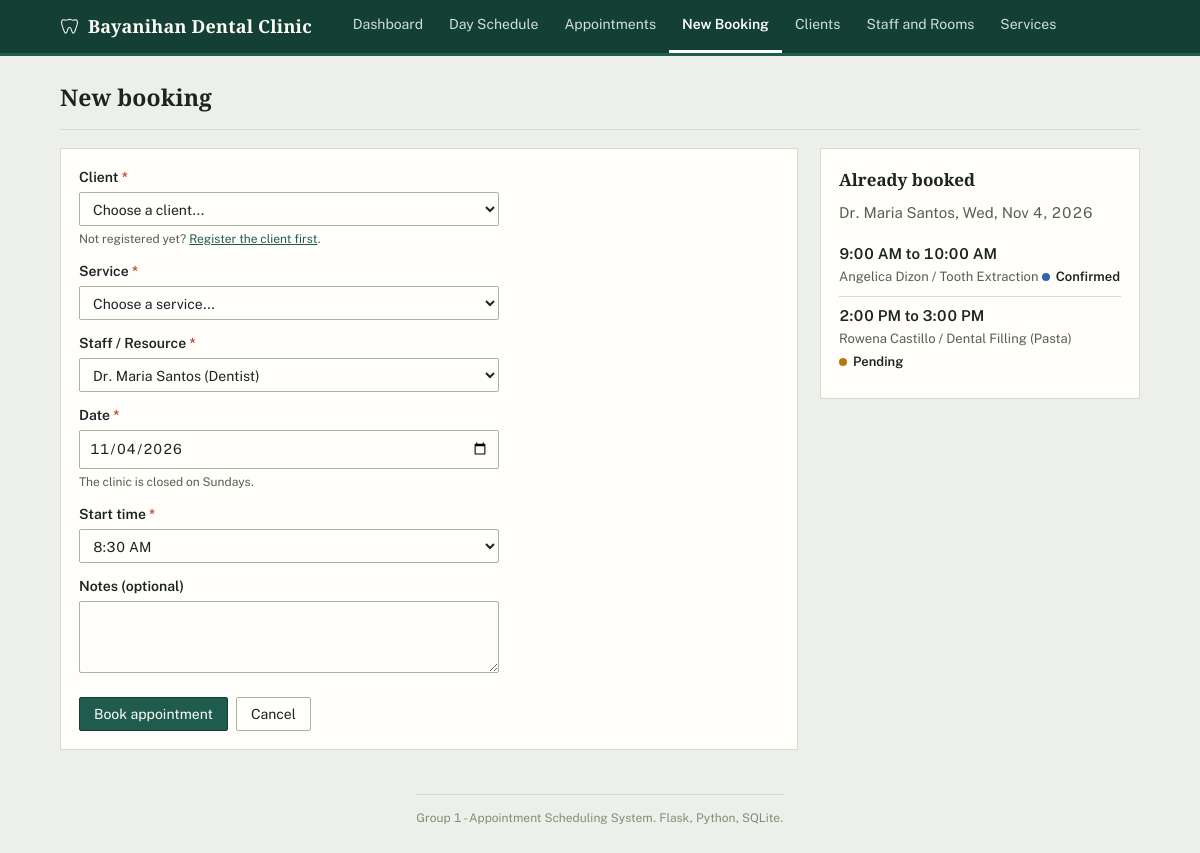
/appointments/new?resource_id=1&appt_date=2026-11-04&start_time=08:30, run on the app's committed database.
### tables this page shows
CREATE TABLE appointments (
    appointment_id INTEGER PRIMARY KEY AUTOINCREMENT,
    client_id      INTEGER NOT NULL REFERENCES clients (client_id) ON DELETE RESTRICT,
    resource_id    INTEGER NOT NULL REFERENCES staff_or_resources (resource_id) ON DELETE RESTRICT,
    service_id     INTEGER NOT NULL REFERENCES services (service_id) ON DELETE RESTRICT,
    appt_date      TEXT NOT NULL
        CHECK (appt_date GLOB '[0-9][0-9][0-9][0-9]-[0-9][0-9]-[0-9][0-9]'),
    start_time     TEXT NOT NULL CHECK (start_time GLOB '[0-2][0-9]:[0-5][0-9]'),
    end_time       TEXT NOT NULL CHECK (end_time GLOB '[0-2][0-9]:[0-5][0-9]'),
    status         TEXT NOT NULL DEFAULT 'Pending'
        CHECK (status IN ('Pending', 'Confirmed', 'Completed', 'Cancelled')),
    notes          TEXT,
    created_at     TEXT NOT NULL DEFAULT (datetime('now', 'localtime')),
    CHECK (end_time > start_time)
);

CREATE TABLE clients (
    client_id  INTEGER PRIMARY KEY AUTOINCREMENT,
    name       TEXT NOT NULL CHECK (length(trim(name)) >= 2),
    contact    TEXT NOT NULL,
    email      TEXT,
    created_at TEXT NOT NULL DEFAULT (datetime('now', 'localtime'))
);

CREATE TABLE services (
    service_id       INTEGER PRIMARY KEY AUTOINCREMENT,
    name             TEXT NOT NULL UNIQUE,
    duration_minutes INTEGER NOT NULL
        CHECK (duration_minutes > 0 AND duration_minutes % 30 = 0)
);

### app.py (the view)
@app.route("/appointments/new", methods=["GET", "POST"])
def appointments_new():
    conn = db.get_db()
    if request.method == "POST":
        data, errors = validators.validate_appointment(request.form)
        if not errors:
            try:
                appointment_id = scheduling.book_appointment(conn, **data)
            except scheduling.ScheduleError as exc:
                errors.append(str(exc))
            except sqlite3.Error:
                app.logger.exception("Failed to book appointment")
                errors.append(DB_ERROR)
            else:
                flash(f"Appointment #{appointment_id} was booked for {fmt_date(data['appt_date'])} "
                      f"at {fmt_time(data['start_time'])}. Status: Pending.", "success")
                return redirect(url_for("appointments_list", date=data["appt_date"]))
        flash_errors(errors)
        form = request.form
    else:
        form = request.args  # galing sa link, halimbawa sa day schedule o sa client page
    heading, slots, note = slots_context(conn, form.get("resource_id"), form.get("appt_date"))
    return render_template(
        "appointment_new.html", form=form, slots=slots, slots_heading=heading, slots_note=note,
        clients=conn.execute("SELECT client_id, name FROM clients ORDER BY name COLLATE NOCASE").fetchall(),
        services=conn.execute(
            "SELECT service_id, name, duration_minutes FROM services ORDER BY name COLLATE NOCASE"
        ).fetchall(),
        resources=conn.execute(
            "SELECT resource_id, name, role FROM staff_or_resources WHERE is_active = 1 "
            "ORDER BY name COLLATE NOCASE"
        ).fetchall(),
        time_slots=config.time_slots(),
    )

### app.py (called while the page is built)
@app.template_global()
def csrf_token():
    if "csrf_token" not in session:
        session["csrf_token"] = secrets.token_hex(16)
    return session["csrf_token"]

@app.before_request
def check_csrf():
    if request.method == "POST":
        sent = request.form.get("csrf_token", "")
        expected = session.get("csrf_token", "")
        if not expected or not secrets.compare_digest(sent, expected):
            abort(400)

def slots_context(conn, resource_id_text, date_text, exclude_id=None):
    resource_id = validators.to_int(resource_id_text)
    appt_date = validators.parse_date(date_text)
    resource = None
    if resource_id is not None:
        resource = conn.execute(
            "SELECT name FROM staff_or_resources WHERE resource_id = ?", (resource_id,)
        ).fetchone()
    if resource is None or appt_date is None:
        return "Pick a staff member and a date to see what is already booked.", [], ""
    rows = scheduling.booked_slots(conn, resource_id, appt_date.isoformat(), exclude_id)
    heading = f"{resource['name']}, {fmt_date(appt_date.isoformat())}"
    note = "" if rows else "Nothing booked yet. All time slots are open."
    return heading, rows, note

### config.py (called while the page is built)
def time_slots():
    slots = []
    current = datetime.strptime(OPEN_TIME, "%H:%M")
    closing = datetime.strptime(CLOSE_TIME, "%H:%M")
    while current < closing:
        slots.append(current.strftime("%H:%M"))
        current += timedelta(minutes=SLOT_MINUTES)
    return slots

### db.py (called while the page is built)
def connect(path):
    conn = sqlite3.connect(path, isolation_level=None, timeout=10)
    conn.row_factory = sqlite3.Row  # para pwedeng row["name"] imbes na row[1]
    conn.execute("PRAGMA foreign_keys = ON")
    return conn

def get_db():
    if "db" not in g:
        g.db = connect(current_app.config["DATABASE"])
    return g.db

### formatting.py (called while the page is built)
def fmt_date(value):
    if not value:
        return ""
    if isinstance(value, str):
        try:
            value = datetime.strptime(value, "%Y-%m-%d").date()
        except ValueError:
            return value  # kung hindi valid, ibalik na lang kung ano yung pumasok
    return f"{value.strftime('%a, %b')} {value.day}, {value.year}"

def fmt_time(value):
    if not value:
        return ""
    try:
        parsed = datetime.strptime(value, "%H:%M")
    except ValueError:
        return value
    return parsed.strftime("%I:%M %p").lstrip("0")

### validators.py (called while the page is built)
def to_int(value):
    try:
        return int(str(value).strip())
    except (TypeError, ValueError):
        return None

### templates/appointment_new.html (shortened to what this page needs)
{% extends "base.html" %}
{% block content %}
<div class="page-head">
  <h1>New booking</h1>
</div>
<div class="two-col">
  <div class="panel">
    <form method="post" novalidate>
      <div class="field">
        <label for="client_id">Client <span class="req">*</span></label>
        <select id="client_id" name="client_id">
          <option value="">Choose a client...</option>
        </select>
        <div class="hint">Not registered yet? <a href="{{ url_for('clients_new', then='book') }}">Register the client first</a>.</div>
      </div>
      <div class="field">
        <label for="service_id">Service <span class="req">*</span></label>
        <select id="service_id" name="service_id">
          <option value="">Choose a service...</option>
        </select>
      </div>
      <div class="field">
        <label for="resource_id">Staff / Resource <span class="req">*</span></label>
        <select id="resource_id" name="resource_id">
          {% for r in resources %}
            <option value="{{ r.resource_id }}"{% if form.get('resource_id')|string == r.resource_id|string %} selected{% endif %}>{{ r.name }} ({{ r.role }})</option>
          {% endfor %}
        </select>
      </div>
      <div class="field">
        <label for="appt_date">Date <span class="req">*</span></label>
        <input type="date" id="appt_date" name="appt_date" value="{{ form.get('appt_date', '') }}" min="{{ today() }}">
        <div class="hint">The clinic is closed on Sundays.</div>
      </div>
      <div class="field">
        <label for="start_time">Start time <span class="req">*</span></label>
        <select id="start_time" name="start_time">
          {% for t in time_slots %}
            <option value="{{ t }}"{% if form.get('start_time') == t %} selected{% endif %}>{{ t|fmt_time }}</option>
          {% endfor %}
        </select>
      </div>
      <div class="field">
        <label for="notes">Notes (optional)</label>
        <textarea id="notes" name="notes" maxlength="300">{{ form.get('notes', '') }}</textarea>
      </div>
      <div class="form-actions">
        <button type="submit" class="btn btn-primary">Book appointment</button>
        <a class="btn" href="{{ url_for('appointments_list') }}">Cancel</a>
      </div>
    </form>
  </div>
  {% set exclude_id = None %}
  {% include "_slots_panel.html" %}
</div>
{% endblock %}

### templates/_slots_panel.html (shortened to what this page needs)
<aside class="panel" id="slots-panel" data-api="{{ url_for('api_booked_slots') }}"
       data-exclude="{{ exclude_id or '' }}">
  <h2>Already booked</h2>
  <div class="muted" id="slots-heading">{{ slots_heading }}</div>
  <ul class="slot-list" id="slots-list">
    {% for s in slots %}
    <li>
      <span class="slot-time">{{ s.start_time|fmt_time }} to {{ s.end_time|fmt_time }}</span>
      <span class="slot-meta">{{ s.client_name }} / {{ s.service_name }}
        <span class="badge badge-{{ s.status|lower }}">{{ s.status }}</span></span>
    </li>
    {% endfor %}
  </ul>
</aside>

### static/style.css (style rules this page uses)
:root { --paper: #edf0ea; --surface: #fffefb; --surface-alt: #f6f7f1; --ink: #1c2420; --ink-soft: #56604f; --ink-faint: #838d78; --rule: #d7ddc9; --rule-strong: #aab59b; --accent: #1f5c4d; --accent-dark: #143f35; --accent-soft: #e1ede7; --amber: #b9780f; --amber-soft: #f8ead0; --blue: #2f66ad; --blue-soft: #e1ebf7; --green: #2f8f4e; --green-soft: #e0f1e2; --red: #c0392b; --red-soft: #f8e3df; }
* { box-sizing: border-box; }
html, body { height: 100%; }
body { margin: 0; min-height: 100vh; display: flex; flex-direction: column; font: 15px/1.5 "Public Sans", system-ui, -apple-system, "Segoe UI", Roboto, sans-serif; color: var(--ink); background: var(--paper); font-feature-settings: "tnum" 1; }
h1, h2, .brand, .summary-num { font-family: "Source Serif 4", Georgia, "Times New Roman", serif; }
a { color: var(--accent); }
h1 { font-size: 23px; font-weight: 600; margin: 0; letter-spacing: 0.1px; }
h2 { font-size: 17px; font-weight: 600; margin: 0 0 10px; }
.muted { color: var(--ink-soft); }
.page-head { display: flex; justify-content: space-between; align-items: flex-end; flex-wrap: wrap; gap: 8px; margin-bottom: 18px; padding-bottom: 14px; border-bottom: 1px solid var(--rule); }
.btn { display: inline-block; padding: 7px 14px; border: 1px solid var(--rule-strong); background: var(--surface); color: var(--ink); border-radius: 2px; font: inherit; font-size: 14px; cursor: pointer; text-decoration: none; line-height: 1.3; transition: background-color 0.12s ease, border-color 0.12s ease; }
.btn-primary { background: var(--accent); border-color: var(--accent-dark); color: #fdfcf7; }
.field { margin-bottom: 13px; }
.field label { display: block; font-weight: 600; margin-bottom: 4px; font-size: 14px; }
.field .req { color: var(--red); }
.field .hint { color: var(--ink-soft); font-size: 12px; margin-top: 4px; }
input[type="text"], input[type="search"], input[type="email"], input[type="date"], select, textarea { width: 100%; max-width: 420px; padding: 7px 9px; font: inherit; font-size: 14px; color: var(--ink); background: var(--surface); border: 1px solid var(--rule-strong); border-radius: 2px; }
textarea { min-height: 72px; resize: vertical; }
.form-actions { display: flex; gap: 8px; margin-top: 18px; }
.panel { background: var(--surface); border: 1px solid var(--rule); padding: 18px; }
.two-col { display: grid; grid-template-columns: minmax(0, 1fr) 320px; gap: 22px; align-items: start; }
.badge { display: inline-flex; align-items: center; gap: 6px; font-size: 13px; font-weight: 600; white-space: nowrap; color: var(--ink); }
.badge::before { content: ""; width: 8px; height: 8px; border-radius: 50%; flex: none; background: var(--ink-faint); }
.badge-pending::before { background: var(--amber); }
.badge-confirmed::before { background: var(--blue); }
.slot-list { list-style: none; margin: 10px 0 0; padding: 0; }
.slot-list li { padding: 8px 0; border-top: 1px solid var(--rule); }
.slot-list li:first-child { border-top: 0; }
.slot-time { font-weight: 600; display: block; font-variant-numeric: tabular-nums; }
.slot-meta { color: var(--ink-soft); font-size: 13px; }

### data on the page
appointments: start_time|fmt_time "9:00 AM", end_time|fmt_time "10:00 AM", client_name "Angelica Dizon", service_name "Tooth Extraction", status "Confirmed"
appointments: start_time|fmt_time "2:00 PM", end_time|fmt_time "3:00 PM", client_name "Rowena Castillo", service_name "Dental Filling (Pasta)", status "Pending"

### other printed values
{{ CLINIC_NAME }} "Bayanihan Dental Clinic"
{{ label }} "Dashboard" "Day Schedule" "Appointments" "New Booking" "Clients" "Staff and Rooms" "Services"
{{ slots_heading }} "Dr. Maria Santos, Wed, Nov 4, 2026"
form field resource_id "Dr. Maria Santos (Dentist)"
form field start_time "8:30 AM"
